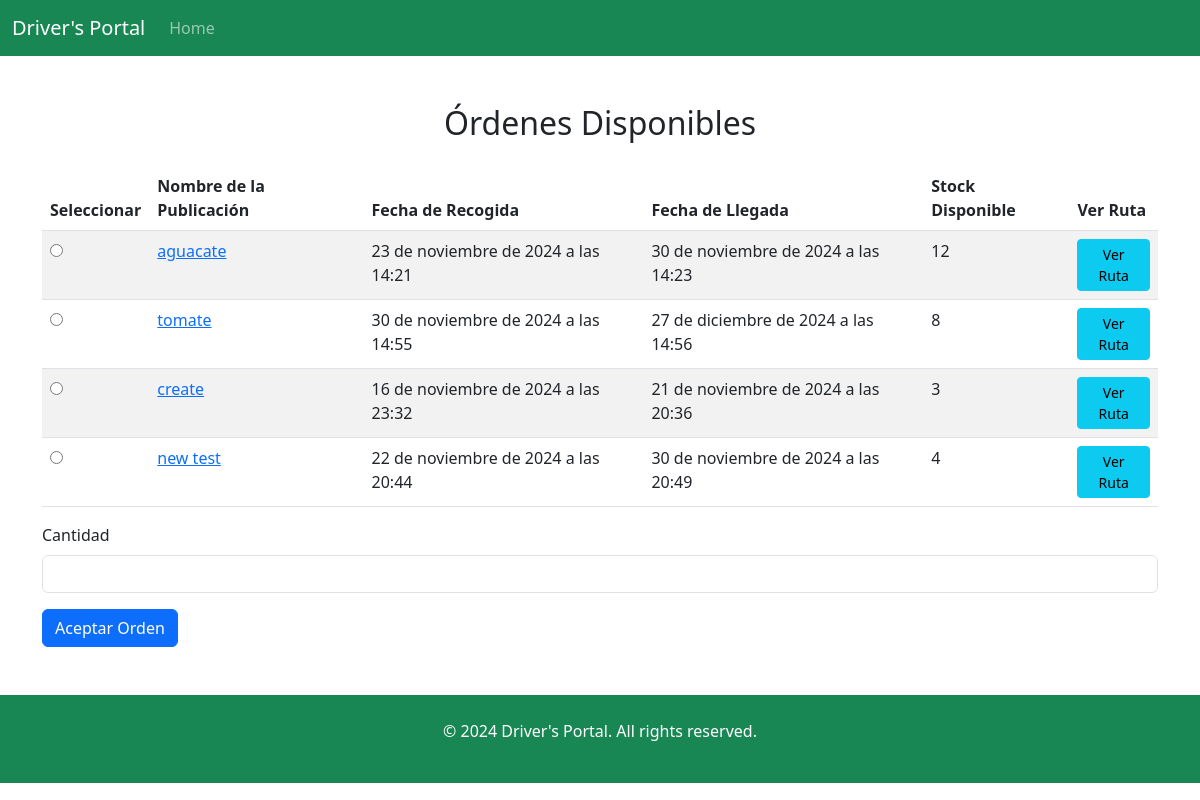
Page /driver/1/available-orders/ on the committed database.
### pages/models.py (models this page shows)
class Post(models.Model):
    farmer = models.ForeignKey(Farmer, on_delete=models.CASCADE)
    name = models.CharField(max_length=50)
    stock = models.IntegerField()
    delivery_date = models.DateTimeField()
    description = models.CharField(max_length=100)
    fare = models.IntegerField()
    arrival_date = models.DateTimeField()
    Origin = models.CharField(max_length=50)
    Destination = models.CharField(max_length=50)

### pages/views.py (the view, shortened to what this page needs)
# urls.py: path('driver/<int:driver_id>/available-orders/', views.AvailableOrdersView.as_view(), name='available_orders'),
class AvailableOrdersView(View):
    def __init__(self, driver_data_access: DriverDataAccessInterface = DriverDataAccess(), order_data_access: OrderDataAccessInterface = OrderDataAccess()):
        self.driver_data_access = driver_data_access
        self.order_data_access = order_data_access
    def get(self, request, driver_id, *args, **kwargs):
        driver = self.driver_data_access.get_driver(driver_id)
        available_posts = self.order_data_access.get_available_orders()
        return render(request, 'available_orders.html', {'posts': available_posts, 'driver': driver})

### pages/utils.py (called while the page is built)
    def get_available_orders(self):
        now = datetime.now()
        return Post.objects.filter(delivery_date__gte=now, stock__gt=0)

    def get_driver(self, driver_id):
        return get_object_or_404(Driver, pk=driver_id)

### pages/templates/available_orders.html (shortened to what this page needs)
{% load i18n %}
<!DOCTYPE html>
<html lang="en">
<head>
    <link href="https://cdn.jsdelivr.net/npm/bootstrap@5.3.0-alpha1/dist/css/bootstrap.min.css" rel="stylesheet">
</head>
<body>
    <nav class="navbar navbar-expand-lg navbar-dark bg-success">
        <div class="container-fluid">
            <a class="navbar-brand" href="#">Driver's Portal</a>
            <div class="collapse navbar-collapse" id="navbarNav">
                <ul class="navbar-nav">
                    <li class="nav-item">
                        <a class="nav-link" href="{% url 'driver_homepage' driver.id %}">{% trans "Home" %}</a>
                    </li>
                </ul>
            </div>
        </div>
    </nav>
    <div class="container py-5">
        <h2 class="text-center mb-4">{% trans "Órdenes Disponibles" %}</h2>
        <div class="table-responsive">
            <form method="post">
                <table class="table table-striped">
                    <thead>
                        <tr>
                            <th>{% trans "Seleccionar" %}</th>
                            <th>{% trans "Nombre de la Publicación" %}</th>
                            <th>{% trans "Fecha de Recogida" %}</th>
                            <th>{% trans "Fecha de Llegada" %}</th>
                            <th>{% trans "Stock Disponible" %}</th>
                            <th>{% trans "Ver Ruta" %}</th>
                        </tr>
                    </thead>
                    <tbody>
                        {% for post in posts %}
                        <tr>
                            <td>
                                <input type="radio" name="post_id" value="{{ post.id }}" required>
                            </td>
                            <td><a href="{% url 'show_post' post.id %}">{{ post.name }}</a></td>
                            <td>{{ post.delivery_date }}</td>
                            <td>{{ post.arrival_date }}</td>
                            <td>{{ post.stock }}</td>
                            <td>
                                <a href="{% url 'route_map' driver.id post.id %}" class="btn btn-info btn-sm">{% trans "Ver Ruta" %}</a>
                            </td>
                        </tr>
                        {% empty %}
                        <tr>
                            <td colspan="6" class="text-center">{% trans "No hay nada" %}</td>
                        </tr>
                        {% endfor %}
                    </tbody>
                </table>
                <div class="mb-3">
                    <label for="amount" class="form-label">{% trans "Cantidad" %}</label>
                    <input type="number" class="form-control" id="amount" name="amount" min="1" required>
                </div>
                <button type="submit" class="btn btn-primary">{% trans "Aceptar Orden" %}</button>
            </form>
        </div>
    </div>
    <footer class="bg-success text-white text-center py-4">
        <p>&copy; 2024 Driver's Portal. All rights reserved.</p>
    </footer>
</body>
</html>

### rows in the picture
Post: name "aguacate", delivery_date "23 de noviembre de 2024 a las 14:21", arrival_date "30 de noviembre de 2024 a las 14:23", stock "12"
Post: name "tomate", delivery_date "30 de noviembre de 2024 a las 14:55", arrival_date "27 de diciembre de 2024 a las 14:56", stock "8"
Post: name "create", delivery_date "16 de noviembre de 2024 a las 23:32", arrival_date "21 de noviembre de 2024 a las 20:36", stock "3"
Post: name "new test", delivery_date "22 de noviembre de 2024 a las 20:44", arrival_date "30 de noviembre de 2024 a las 20:49", stock "4"
